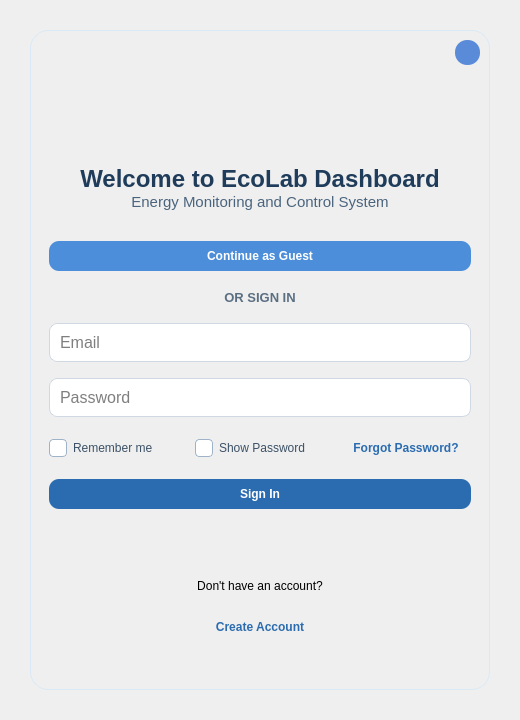
<?xml version="1.0" encoding="UTF-8"?>
<ui version="4.0">
 <class>MainWindow</class>
 <widget class="QMainWindow" name="MainWindow">
  <property name="geometry">
   <rect>
    <x>0</x>
    <y>0</y>
    <width>520</width>
    <height>720</height>
   </rect>
  </property>
  <property name="minimumSize">
   <size>
    <width>520</width>
    <height>720</height>
   </size>
  </property>
  <property name="maximumSize">
   <size>
    <width>520</width>
    <height>720</height>
   </size>
  </property>
  <property name="windowTitle">
   <string>EcoLab Login</string>
  </property>
  <widget class="QWidget" name="styleSheet">
   <property name="styleSheet">
    <string notr="true">

/* BACKGROUND */

QWidget{

}



/* LOGIN CARD */

#loginpageFrame {
    border-top: 3px solid #005C99;

    background: qlineargradient(
        x1:0, y1:0, x2:0, y2:1,
        stop:0 #E1F2FB,
        stop:1 #F1F9F9
    );

    background-image: url(:/images/images/images/bg5.png);
    background-repeat: no-repeat;
    background-position: top;
    border-radius:18px;
border: 1px solid #D9E9F6;
}

/* INPUT */

QLineEdit{
background:white;
border:1px solid #cfd8e3;
border-radius:8px;
padding:8px;
font-size:12pt;
}

QLineEdit:focus{
border:1px solid #2b6cb0;
}

/* BUTTON GLOBAL */

QPushButton{
border-radius:10px;
padding:8px;
font-weight:bold;
}

/* PRIMARY */

#signinButton,#signupButton,#sendResetEmailBtn{
background-color:#2b6cb0;
color:white;
}

#signinButton:hover,#signupButton:hover,#sendResetEmailBtn:hover{
background-color:#1e4f8a;
}

/* GUEST */

#guestButton{
background:#4c8ed9;
color:white;
}

#guestButton:hover{
background:#3979c7;
}

/* GOOGLE - IMAGE BUTTONS */

#googleSigninButton,#googleSignupButton{
background:transparent;
border:none;
}

#googleSigninButton:hover,#googleSignupButton:hover{
background:transparent;
opacity:0.8;
}

/* OR LABEL */

#orLabel,#forgotPasswordTitle,#signup_label{
font-size:10pt;
font-weight:bold;
color:#5b6f82;
}

/* LINK BUTTON */

#goto_signuppage,#goto_signinpage,#backToSigninFromForgotBtn,#goto_forgot_password{
background:transparent;
color:#2b6cb0;
border:none;
font-weight:bold;
}

#goto_signuppage:hover,#goto_signinpage:hover,#backToSigninFromForgotBtn:hover,#goto_forgot_password:hover{
text-decoration:underline;
}

</string>
   </property>
   <layout class="QVBoxLayout" name="verticalLayout">
    <property name="spacing">
     <number>0</number>
    </property>
    <property name="leftMargin">
     <number>30</number>
    </property>
    <property name="topMargin">
     <number>30</number>
    </property>
    <property name="rightMargin">
     <number>30</number>
    </property>
    <property name="bottomMargin">
     <number>30</number>
    </property>
    <item>
     <widget class="QFrame" name="loginpageFrame">
      <property name="frameShape">
       <enum>QFrame::Shape::NoFrame</enum>
      </property>
      <property name="frameShadow">
       <enum>QFrame::Shadow::Raised</enum>
      </property>
      <layout class="QVBoxLayout" name="verticalLayout_2">
       <property name="spacing">
        <number>0</number>
       </property>
       <item>
        <widget class="QFrame" name="topFrame">
         <property name="minimumSize">
          <size>
           <width>0</width>
           <height>25</height>
          </size>
         </property>
         <property name="maximumSize">
          <size>
           <width>16777215</width>
           <height>25</height>
          </size>
         </property>
         <property name="frameShape">
          <enum>QFrame::Shape::NoFrame</enum>
         </property>
         <property name="frameShadow">
          <enum>QFrame::Shadow::Raised</enum>
         </property>
         <layout class="QHBoxLayout" name="horizontalLayout_3">
          <property name="spacing">
           <number>0</number>
          </property>
          <property name="leftMargin">
           <number>0</number>
          </property>
          <property name="topMargin">
           <number>0</number>
          </property>
          <property name="rightMargin">
           <number>0</number>
          </property>
          <property name="bottomMargin">
           <number>0</number>
          </property>
          <item>
           <spacer name="horizontalSpacer">
            <property name="orientation">
             <enum>Qt::Orientation::Horizontal</enum>
            </property>
            <property name="sizeHint" stdset="0">
             <size>
              <width>412</width>
              <height>20</height>
             </size>
            </property>
           </spacer>
          </item>
          <item>
           <widget class="QPushButton" name="closeAppBtn">
            <property name="minimumSize">
             <size>
              <width>0</width>
              <height>0</height>
             </size>
            </property>
            <property name="maximumSize">
             <size>
              <width>25</width>
              <height>25</height>
             </size>
            </property>
            <property name="cursor">
             <cursorShape>PointingHandCursor</cursorShape>
            </property>
            <property name="toolTip">
             <string>Close</string>
            </property>
            <property name="styleSheet">
             <string notr="true">QPushButton#closeAppBtn {
    background-color: #5A8BD8;       /* biru kalem, agak gelap dari background */
    border: none;
    border-radius: 12px;             /* rounded corners */
    color: white;
    font-weight: bold;
    font-size: 14px;
}
QPushButton#closeAppBtn:hover {
    background-color: #4672C4;       /* biru lebih gelap saat hover */
}
QPushButton#closeAppBtn:pressed {
    background-color: #3B5CA0;       /* biru lebih gelap saat ditekan */
}</string>
            </property>
            <property name="text">
             <string/>
            </property>
            <property name="icon">
             <iconset resource="../resources.qrc">
              <normaloff>:/icons/images/icons/icon_close.png</normaloff>:/icons/images/icons/icon_close.png</iconset>
            </property>
            <property name="iconSize">
             <size>
              <width>20</width>
              <height>20</height>
             </size>
            </property>
           </widget>
          </item>
         </layout>
        </widget>
       </item>
       <item>
        <widget class="QFrame" name="frame">
         <property name="frameShape">
          <enum>QFrame::Shape::NoFrame</enum>
         </property>
         <property name="frameShadow">
          <enum>QFrame::Shadow::Raised</enum>
         </property>
         <layout class="QHBoxLayout" name="horizontalLayout">
          <property name="spacing">
           <number>0</number>
          </property>
          <property name="leftMargin">
           <number>0</number>
          </property>
          <property name="topMargin">
           <number>10</number>
          </property>
          <property name="rightMargin">
           <number>0</number>
          </property>
          <property name="bottomMargin">
           <number>10</number>
          </property>
          <item>
           <widget class="QFrame" name="frame_2">
            <property name="frameShape">
             <enum>QFrame::Shape::NoFrame</enum>
            </property>
            <property name="frameShadow">
             <enum>QFrame::Shadow::Raised</enum>
            </property>
           </widget>
          </item>
          <item>
           <widget class="QLabel" name="logoLabel">
            <property name="minimumSize">
             <size>
              <width>80</width>
              <height>80</height>
             </size>
            </property>
            <property name="maximumSize">
             <size>
              <width>60</width>
              <height>60</height>
             </size>
            </property>
            <property name="pixmap">
             <pixmap resource="../resources.qrc">:/images/images/images/logoecolabbig.png</pixmap>
            </property>
            <property name="scaledContents">
             <bool>true</bool>
            </property>
            <property name="alignment">
             <set>Qt::AlignmentFlag::AlignCenter</set>
            </property>
           </widget>
          </item>
          <item>
           <widget class="QFrame" name="frame_3">
            <property name="frameShape">
             <enum>QFrame::Shape::NoFrame</enum>
            </property>
            <property name="frameShadow">
             <enum>QFrame::Shadow::Raised</enum>
            </property>
           </widget>
          </item>
         </layout>
        </widget>
       </item>
       <item>
        <widget class="QLabel" name="titleLabel">
         <property name="styleSheet">
          <string>
font-size:18pt;
font-weight:bold;
color:#1f3c5a;
</string>
         </property>
         <property name="text">
          <string>Welcome to EcoLab Dashboard</string>
         </property>
         <property name="alignment">
          <set>Qt::AlignmentFlag::AlignCenter</set>
         </property>
        </widget>
       </item>
       <item>
        <widget class="QLabel" name="subtitleLabel">
         <property name="styleSheet">
          <string>
font-size:11pt;
color:#4a647d;
</string>
         </property>
         <property name="text">
          <string>Energy Monitoring and Control System</string>
         </property>
         <property name="alignment">
          <set>Qt::AlignmentFlag::AlignCenter</set>
         </property>
        </widget>
       </item>
       <item>
        <widget class="QStackedWidget" name="stackedWidget">
         <property name="currentIndex">
          <number>0</number>
         </property>
         <widget class="QWidget" name="page_signin">
          <layout class="QVBoxLayout" name="verticalLayout_3">
           <property name="spacing">
            <number>16</number>
           </property>
           <property name="topMargin">
            <number>30</number>
           </property>
           <property name="bottomMargin">
            <number>30</number>
           </property>
           <item>
            <widget class="QPushButton" name="guestButton">
             <property name="text">
              <string>Continue as Guest</string>
             </property>
            </widget>
           </item>
           <item>
            <widget class="QLabel" name="orLabel">
             <property name="maximumSize">
              <size>
               <width>16777215</width>
               <height>20</height>
              </size>
             </property>
             <property name="text">
              <string>OR SIGN IN</string>
             </property>
             <property name="alignment">
              <set>Qt::AlignmentFlag::AlignCenter</set>
             </property>
            </widget>
           </item>
           <item>
            <widget class="QLineEdit" name="emailInput">
             <property name="placeholderText">
              <string>Email</string>
             </property>
            </widget>
           </item>
           <item>
            <widget class="QLineEdit" name="passwordInput">
             <property name="echoMode">
              <enum>QLineEdit::EchoMode::Password</enum>
             </property>
             <property name="placeholderText">
              <string>Password</string>
             </property>
            </widget>
           </item>
           <item>
            <layout class="QHBoxLayout" name="horizontalLayout_2">
             <item>
              <widget class="QCheckBox" name="rememberCheck">
               <property name="styleSheet">
                <string notr="true">/* CHECKBOX TEXT */

QCheckBox{
font-size:9pt;
color:#3c5166;
spacing:6px;
}

/* BOX */

QCheckBox::indicator{
width:16px;
height:16px;
border-radius:4px;
border:1px solid #9fb3c8;
background:white;
}

/* HOVER */

QCheckBox::indicator:hover{
border:1px solid #2b6cb0;
}

/* CHECKED */

QCheckBox::indicator:checked{
background-color:#2b6cb0;
border:1px solid #2b6cb0;
}

/* DISABLED */

QCheckBox::indicator:disabled{
background:#e5e9ef;
border:1px solid #cfd8e3;
}</string>
               </property>
               <property name="text">
                <string>Remember me</string>
               </property>
              </widget>
             </item>
             <item>
              <widget class="QCheckBox" name="showpasssigninCheck">
               <property name="styleSheet">
                <string notr="true">/* CHECKBOX TEXT */

QCheckBox{
font-size:9pt;
color:#3c5166;
spacing:6px;
}

/* BOX */

QCheckBox::indicator{
width:16px;
height:16px;
border-radius:4px;
border:1px solid #9fb3c8;
background:white;
}

/* HOVER */

QCheckBox::indicator:hover{
border:1px solid #2b6cb0;
}

/* CHECKED */

QCheckBox::indicator:checked{
background-color:#2b6cb0;
border:1px solid #2b6cb0;
}

/* DISABLED */

QCheckBox::indicator:disabled{
background:#e5e9ef;
border:1px solid #cfd8e3;
}</string>
               </property>
               <property name="text">
                <string>Show Password</string>
               </property>
              </widget>
             </item>
             <item>
              <widget class="QPushButton" name="goto_forgot_password">
               <property name="text">
                <string>Forgot Password?</string>
               </property>
              </widget>
             </item>
            </layout>
           </item>
           <item>
            <widget class="QPushButton" name="signinButton">
             <property name="text">
              <string>Sign In</string>
             </property>
            </widget>
           </item>
           <item>
            <widget class="QPushButton" name="googleSigninButton">
             <property name="minimumSize">
              <size>
               <width>0</width>
               <height>35</height>
              </size>
             </property>
             <property name="cursor">
              <cursorShape>PointingHandCursor</cursorShape>
             </property>
             <property name="text">
              <string/>
             </property>
             <property name="icon">
              <iconset resource="../resources.qrc">
               <normaloff>:/images/images/images/signin.png</normaloff>:/images/images/images/signin.png</iconset>
             </property>
             <property name="iconSize">
              <size>
               <width>300</width>
               <height>35</height>
              </size>
             </property>
            </widget>
           </item>
           <item>
            <widget class="QLabel" name="donthaveLabel">
             <property name="maximumSize">
              <size>
               <width>16777215</width>
               <height>20</height>
              </size>
             </property>
             <property name="text">
              <string>Don't have an account?</string>
             </property>
             <property name="alignment">
              <set>Qt::AlignmentFlag::AlignCenter</set>
             </property>
            </widget>
           </item>
           <item>
            <widget class="QPushButton" name="goto_signuppage">
             <property name="text">
              <string>Create Account</string>
             </property>
            </widget>
           </item>
          </layout>
         </widget>
         <widget class="QWidget" name="page_signup">
          <layout class="QVBoxLayout" name="verticalLayout_4">
           <item>
            <widget class="QLabel" name="signup_label">
             <property name="maximumSize">
              <size>
               <width>16777215</width>
               <height>20</height>
              </size>
             </property>
             <property name="text">
              <string>--- SIGN UP ---</string>
             </property>
             <property name="alignment">
              <set>Qt::AlignmentFlag::AlignCenter</set>
             </property>
            </widget>
           </item>
           <item>
            <widget class="QLineEdit" name="usernameInput">
             <property name="placeholderText">
              <string>Username</string>
             </property>
            </widget>
           </item>
           <item>
            <widget class="QLineEdit" name="signupEmailInput">
             <property name="placeholderText">
              <string>Email</string>
             </property>
            </widget>
           </item>
           <item>
            <widget class="QLineEdit" name="signupPasswordInput">
             <property name="echoMode">
              <enum>QLineEdit::EchoMode::Password</enum>
             </property>
             <property name="placeholderText">
              <string>Password</string>
             </property>
            </widget>
           </item>
           <item>
            <widget class="QCheckBox" name="showpasssignupCheck">
             <property name="styleSheet">
              <string notr="true">/* CHECKBOX TEXT */

QCheckBox{
font-size:9pt;
color:#3c5166;
spacing:6px;
}

/* BOX */

QCheckBox::indicator{
width:16px;
height:16px;
border-radius:4px;
border:1px solid #9fb3c8;
background:white;
}

/* HOVER */

QCheckBox::indicator:hover{
border:1px solid #2b6cb0;
}

/* CHECKED */

QCheckBox::indicator:checked{
background-color:#2b6cb0;
border:1px solid #2b6cb0;
}

/* DISABLED */

QCheckBox::indicator:disabled{
background:#e5e9ef;
border:1px solid #cfd8e3;
}</string>
             </property>
             <property name="text">
              <string>Show Password</string>
             </property>
            </widget>
           </item>
           <item>
            <widget class="QPushButton" name="signupButton">
             <property name="text">
              <string>Create Account</string>
             </property>
            </widget>
           </item>
           <item>
            <widget class="QPushButton" name="googleSignupButton">
             <property name="minimumSize">
              <size>
               <width>0</width>
               <height>35</height>
              </size>
             </property>
             <property name="cursor">
              <cursorShape>PointingHandCursor</cursorShape>
             </property>
             <property name="text">
              <string/>
             </property>
             <property name="icon">
              <iconset resource="../resources.qrc">
               <normaloff>:/images/images/images/signup.png</normaloff>:/images/images/images/signup.png</iconset>
             </property>
             <property name="iconSize">
              <size>
               <width>300</width>
               <height>35</height>
              </size>
             </property>
            </widget>
           </item>
           <item>
            <widget class="QPushButton" name="goto_signinpage">
             <property name="text">
              <string>Back to Sign In</string>
             </property>
            </widget>
           </item>
          </layout>
         </widget>
         <widget class="QWidget" name="page_forgot_password">
          <layout class="QVBoxLayout" name="verticalLayout_5">
           <property name="leftMargin">
            <number>9</number>
           </property>
           <property name="topMargin">
            <number>130</number>
           </property>
           <property name="bottomMargin">
            <number>130</number>
           </property>
           <item>
            <widget class="QLabel" name="forgotPasswordTitle">
             <property name="maximumSize">
              <size>
               <width>16777215</width>
               <height>20</height>
              </size>
             </property>
             <property name="text">
              <string>--- FORGET PASSWORD ---</string>
             </property>
             <property name="alignment">
              <set>Qt::AlignmentFlag::AlignCenter</set>
             </property>
            </widget>
           </item>
           <item>
            <widget class="QLineEdit" name="forgotPasswordEmailInput">
             <property name="placeholderText">
              <string>Email</string>
             </property>
            </widget>
           </item>
           <item>
            <widget class="QPushButton" name="sendResetEmailBtn">
             <property name="text">
              <string>Send </string>
             </property>
            </widget>
           </item>
           <item>
            <widget class="QPushButton" name="backToSigninFromForgotBtn">
             <property name="text">
              <string>Back to Sign In</string>
             </property>
            </widget>
           </item>
          </layout>
         </widget>
        </widget>
       </item>
      </layout>
     </widget>
    </item>
   </layout>
  </widget>
 </widget>
 <resources>
  <include location="../resources.qrc"/>
  <include location="../resources.qrc"/>
  <include location="../resources.qrc"/>
 </resources>
 <connections/>
</ui>
